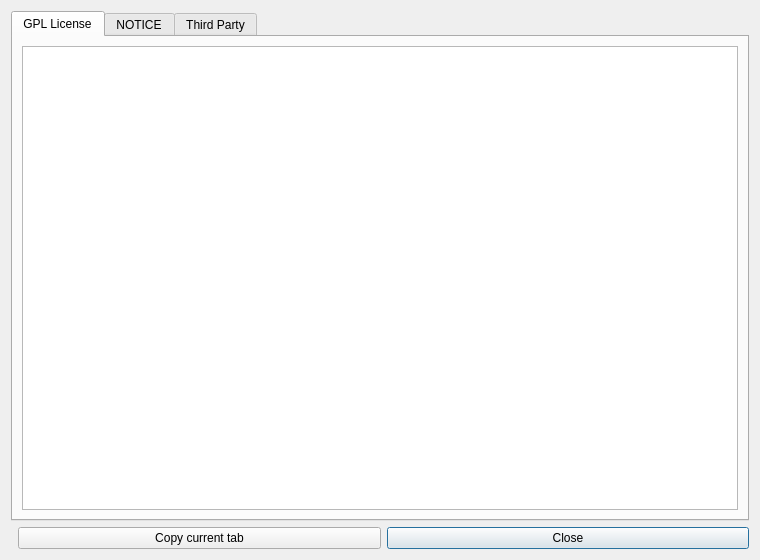
<?xml version="1.0" encoding="UTF-8"?>
<ui version="4.0">
 <class>LicenseDialog</class>
 <widget class="QDialog" name="LicenseDialog">
  <property name="geometry"><rect><x>0</x><y>0</y><width>760</width><height>560</height></rect></property>
  <property name="minimumSize"><size><width>600</width><height>420</height></size></property>
  <property name="windowTitle"><string>Licenses and notices — FoamMesh</string></property>
  <layout class="QVBoxLayout" name="verticalLayout">
   <item>
    <widget class="QTabWidget" name="tabs">
     <widget class="QWidget" name="licenseTab">
      <attribute name="title"><string>GPL License</string></attribute>
      <layout class="QVBoxLayout" name="licenseLayout"><item><widget class="QPlainTextEdit" name="licenseText"><property name="readOnly"><bool>true</bool></property></widget></item></layout>
     </widget>
     <widget class="QWidget" name="noticeTab">
      <attribute name="title"><string>NOTICE</string></attribute>
      <layout class="QVBoxLayout" name="noticeLayout"><item><widget class="QPlainTextEdit" name="noticeText"><property name="readOnly"><bool>true</bool></property></widget></item></layout>
     </widget>
     <widget class="QWidget" name="thirdPartyTab">
      <attribute name="title"><string>Third Party</string></attribute>
      <layout class="QVBoxLayout" name="thirdPartyLayout"><item><widget class="QPlainTextEdit" name="thirdPartyText"><property name="readOnly"><bool>true</bool></property></widget></item></layout>
     </widget>
    </widget>
   </item>
   <item>
    <layout class="QHBoxLayout" name="buttonLayout">
     <item><spacer name="spacer"><property name="orientation"><enum>Qt::Horizontal</enum></property></spacer></item>
     <item><widget class="QPushButton" name="copy"><property name="text"><string>Copy current tab</string></property></widget></item>
     <item><widget class="QPushButton" name="close"><property name="text"><string>Close</string></property><property name="default"><bool>true</bool></property></widget></item>
    </layout>
   </item>
  </layout>
 </widget>
 <resources/>
 <connections/>
</ui>
